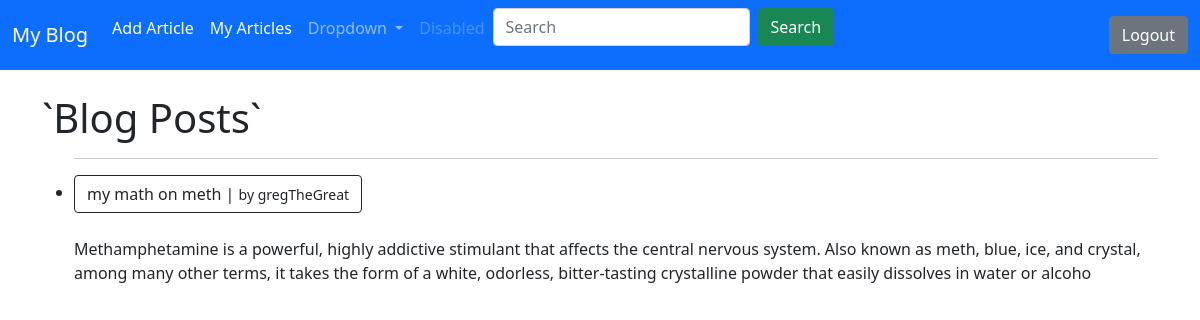
The app's page /list/ (signed in) with its own data.
### blogApp/models.py (models this page shows, shortened)
class Article(models.Model):
    title = models.CharField(max_length=255)
    author = models.ForeignKey(Author, on_delete=models.DO_NOTHING, null=True)
    date_created = models.DateTimeField(auto_now_add=True)
    content = models.TextField()
    class Meta:
        ordering = ['date_created']

class Author(models.Model):
    user = models.OneToOneField(User, on_delete=models.CASCADE)
    def __str__(self):
        return self.user.username

### blogApp/views.py (the view)
# urls.py: path('list/', articleListView, name='article-list'),
def articleListView(request):
    if request.method == 'GET':
        articles = Article.objects.filter(author__user=request.user)
        context = {'articles': articles}
        return render(request, 'article_list.html', context)

### blogApp/templates/article_list.html
{% extends 'base.html' %}
{% block content %}
<h1>`Blog Posts`</h1>
<ul>
{% for article in articles %}
    <li><hr><a href="{% url 'article-detail' article.id %}" class="btn btn-outline-dark">{{ article.title }} | <small>by {{ article.author }}</small></a><br>
        {{ article.author.email }}<br>
    {{ article.content}}</li>
{% endfor %}
</ul>
{% endblock %}

### records on screen
Article: title "my math on meth", author "gregTheGreat", content "Methamphetamine is a powerful, highly addictive stimulant that affects the central nervous system. Also known as meth, blue, ice, and crystal, among many other terms, it takes the form of a white, odorless, bitter-tasting crystalline powder that easily dissolves in water or alcoho"
